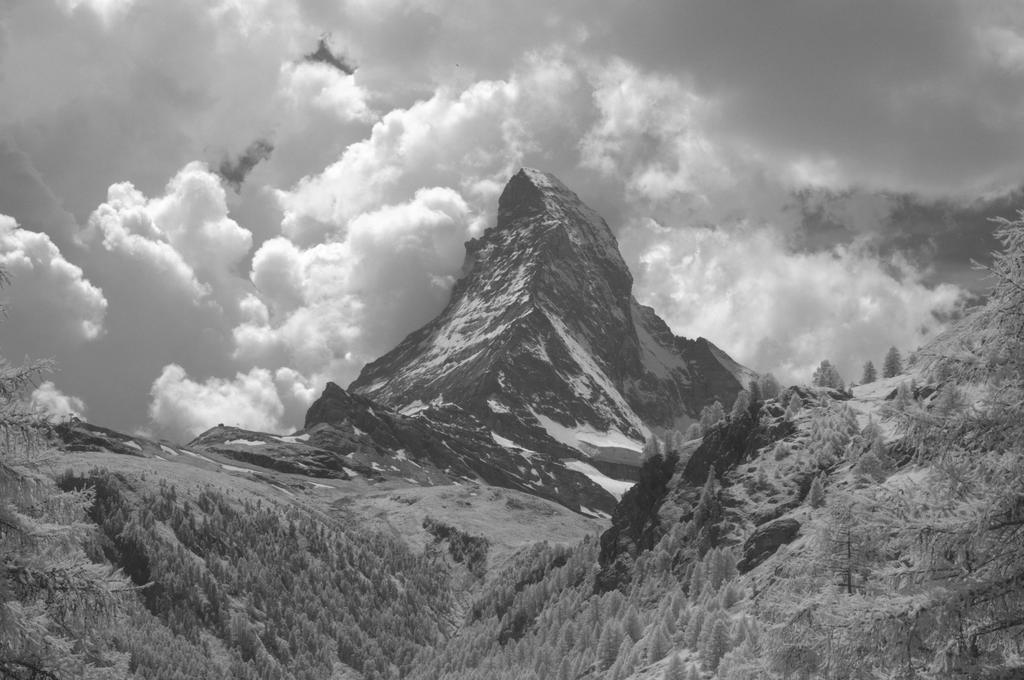
%> input picture image_fusion/0000_nir.tiff, 1024 x 680 px
$ octave --eval "result = MAD_segment(imread('0000_nir.tiff'));"   (GNU Octave 9; MATLAB toolbox functions it lacks are replaced by stand-ins)
%> lines starting %> are read from the running program, lines starting %| are printed output that depends on the picture; in (x1, y1, x2, y2) boxes, pixels count from 0 and x2, y2 are one past the last pixel; in counts of white or black regions, pixels touching at a corner belong together; the program's own positions count from 1
%% Segmentation of MAD Images to detect new objects
function I_out = MAD_segment(I)

%% Detect Entire Cell
edge_method ='canny';   %% For Forest marius
% edge_method ='sobel';   %% For arch garden puppet
[junk threshold] = edge(I, edge_method);
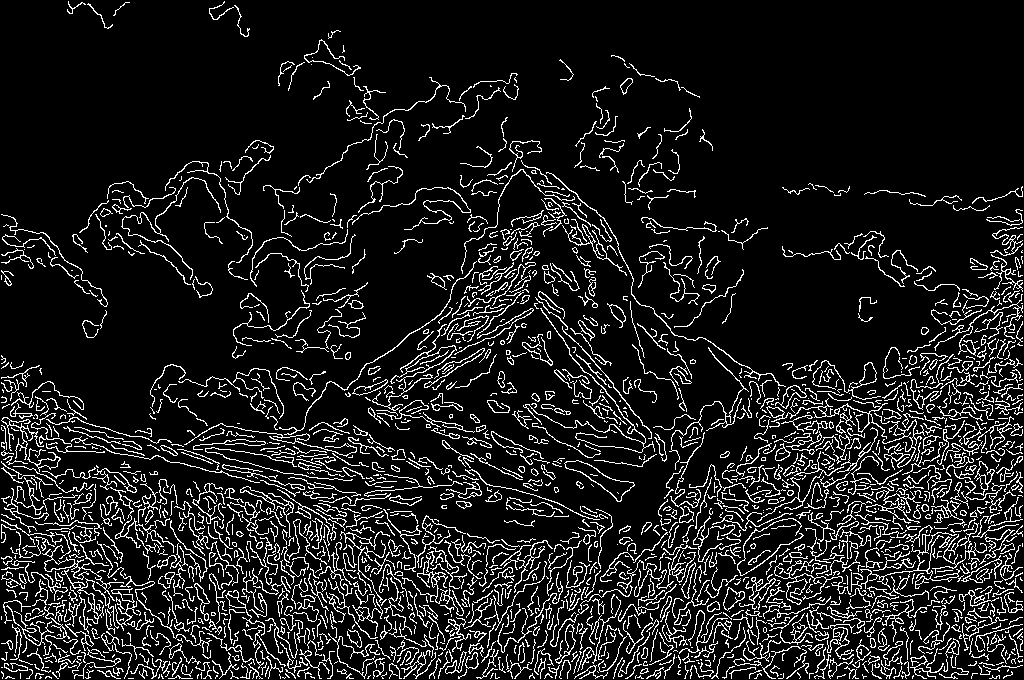
%> junk: size 680x1024 logical; 11.2% white in thin lines or dots
%> threshold = [0.0602 0.15]
fudgeFactor = 1 ;
BWs = edge(mat2gray(I),edge_method, threshold * fudgeFactor);
% figure, imshow(BWs), title('binary gradient mask');

%% Dilate the Image
% se90 = strel('line', 7, 90);
% se0 = strel('line', 7, 0);
se90 = strel('square', 7);         % forest 3 Puppet 10/7 arch 7 Garden 7 marius 5 park 5
se0 = strel('square', 7);
BWsdil = imdilate(BWs, [se90 se0]);
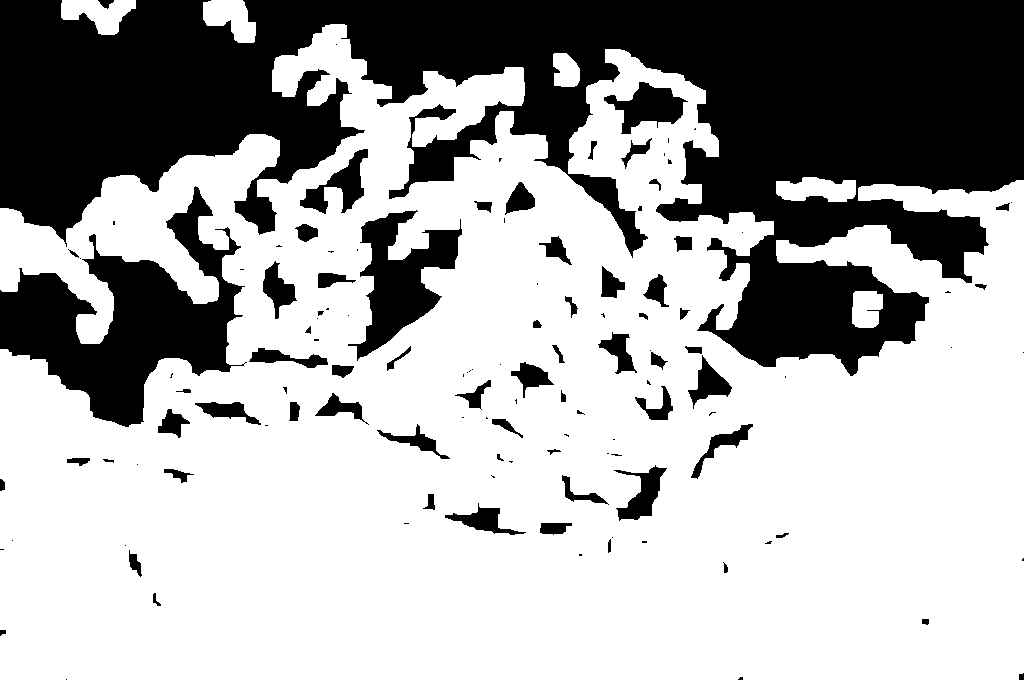
%> BWsdil: size 680x1024 logical; 66.6% white; 125 black regions (59 under 20 px), largest, box (x1, y1, x2, y2) and area: (0, 0, 1024, 376) 180423, (0, 186, 247, 427) 24479, (348, 210, 462, 361) 7206
% figure, imshow(BWsdil), title('dilated gradient mask');

%% Fill Interior Gaps
BWdfill = imfill(BWsdil, 'holes');
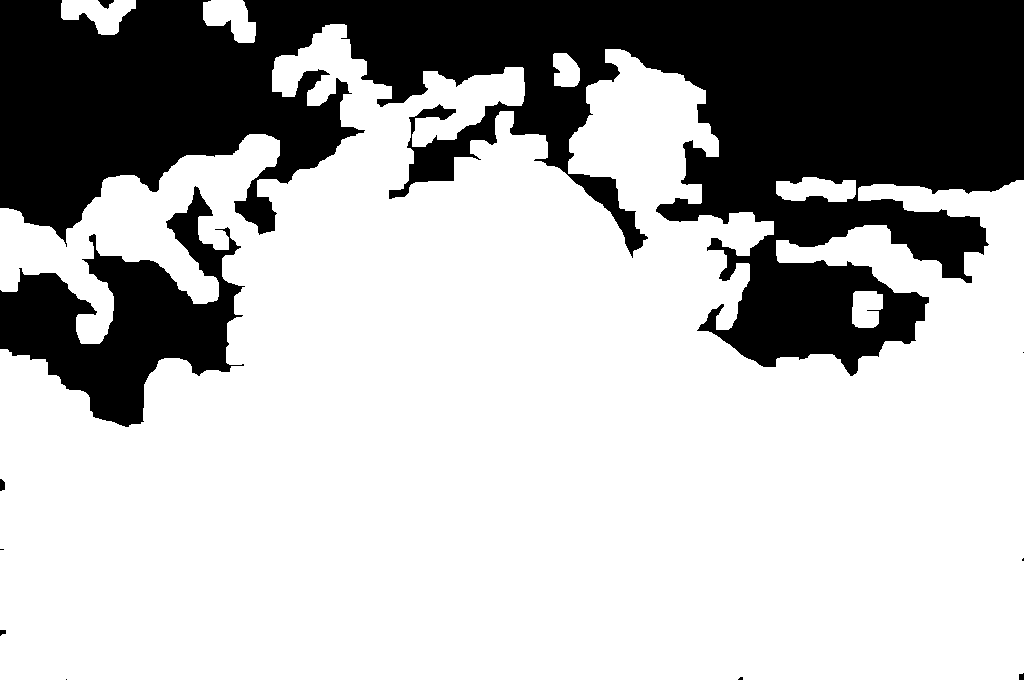
%> BWdfill: size 680x1024 logical; 70.5% white; 11 black regions (5 under 20 px), largest, box (x1, y1, x2, y2) and area: (0, 0, 1024, 376) 180423, (0, 186, 245, 427) 24476, (98, 0, 114, 9) 82, (0, 479, 5, 491) 51, (1019, 673, 1024, 680) 31, (0, 630, 6, 636) 27
% figure, imshow(BWdfill); title('binary image with filled holes');

% %% Remove Connected Objects on Border
% BWnobord = imclearborder(BWdfill, 4);
% % figure, imshow(BWnobord), title('cleared border image');
BWnobord = BWdfill;

%% Smoothen the Object
seD = strel('diamond',5);
BWfinal = imerode(BWnobord,seD);
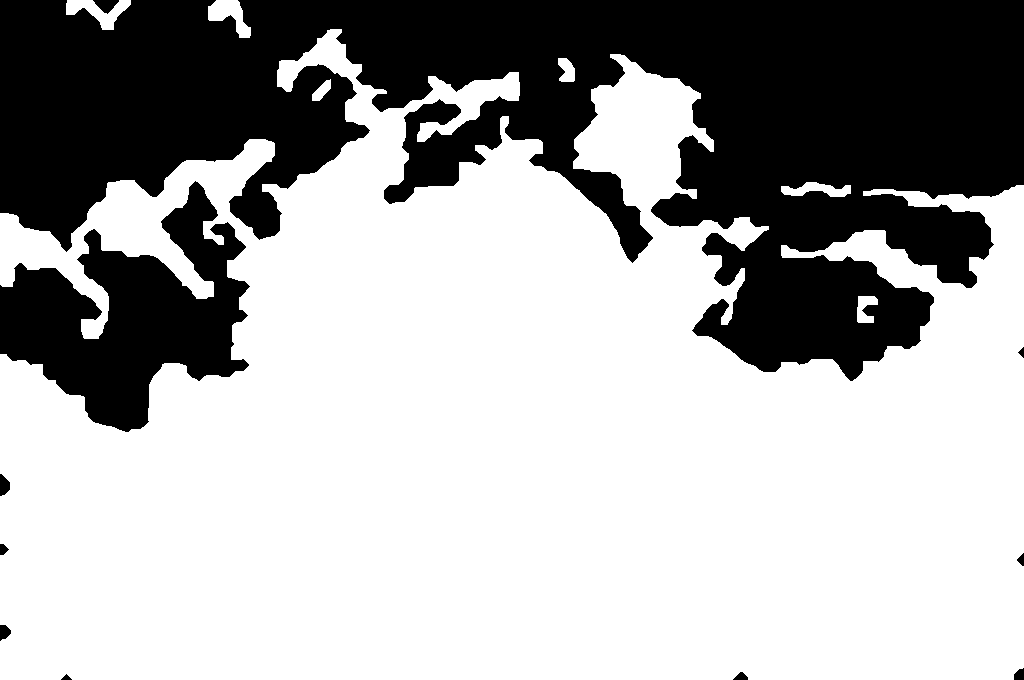
%> BWfinal: size 680x1024 logical; 65.9% white; 11 black regions, largest, box (x1, y1, x2, y2) and area: (0, 0, 1024, 381) 205424, (0, 181, 250, 432) 30943, (93, 0, 119, 14) 211
BWfinal = imerode(BWfinal,seD);
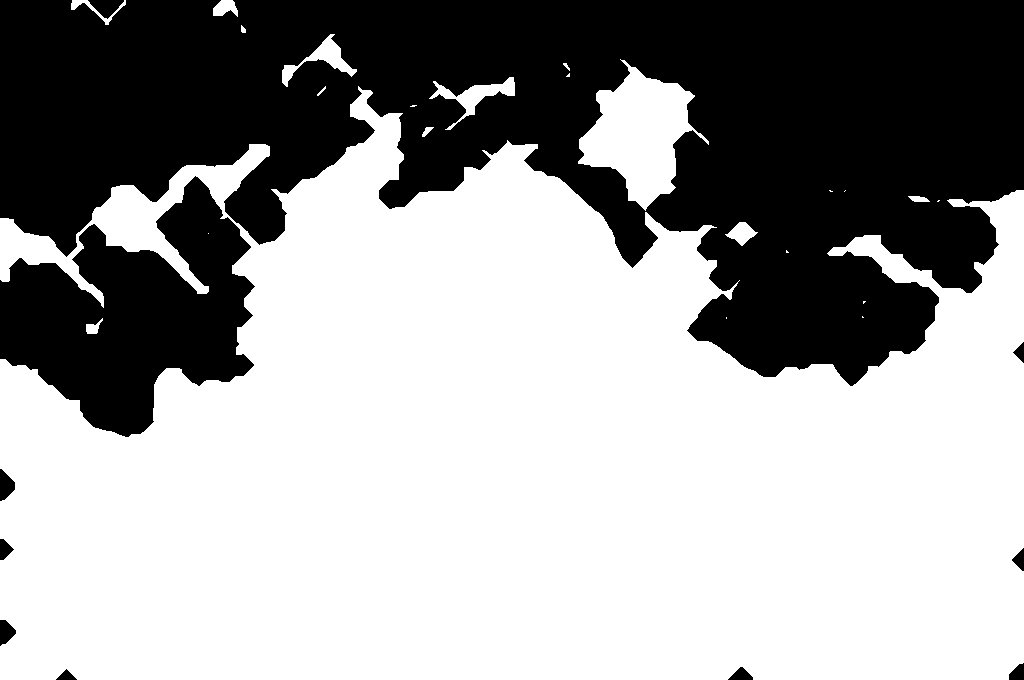
%> BWfinal: size 680x1024 logical; 61.9% white; 11 black regions, largest, box (x1, y1, x2, y2) and area: (0, 0, 1024, 386) 226619, (0, 176, 255, 437) 36794, (88, 0, 124, 19) 386
% figure, imshow(BWfinal), title('segmented image');

I_out = BWfinal;

$ run again, on image_fusion/0001_nir.tiff
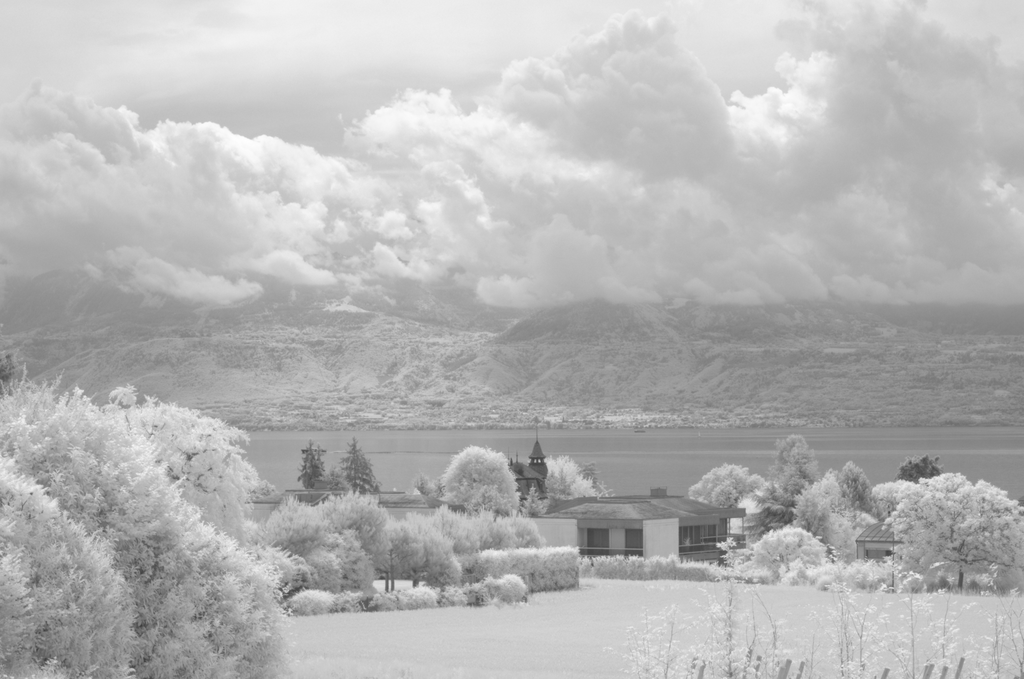
%> input picture image_fusion/0001_nir.tiff, 1024 x 679 px
%> in MAD_segment, `[junk threshold] = edge(I, edge_method);`:
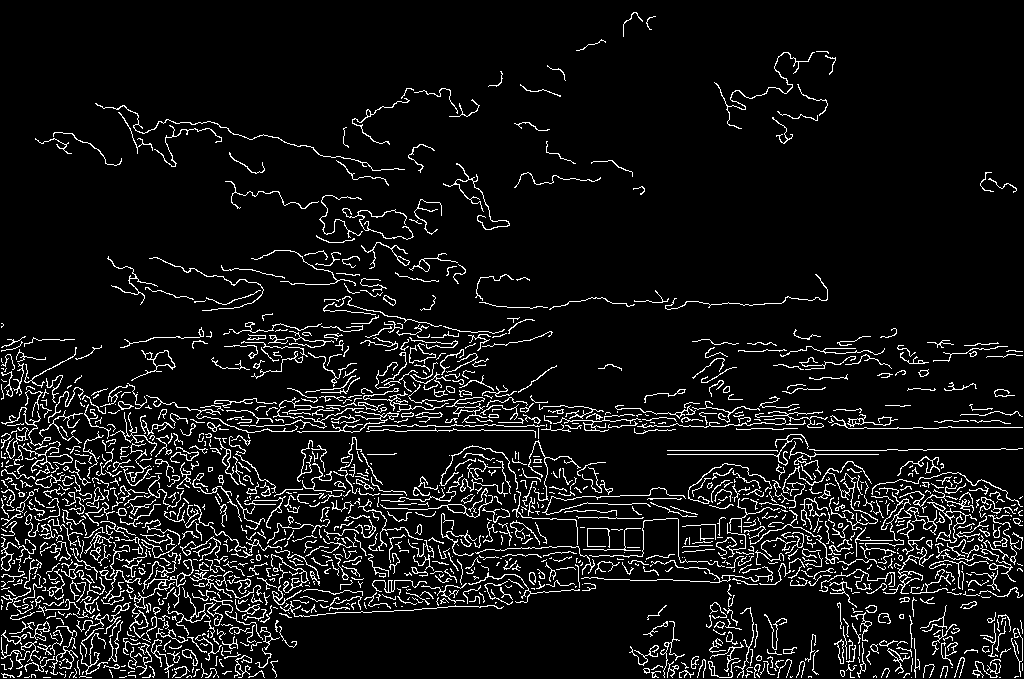
%> junk: size 679x1024 logical; 7.9% white in thin lines or dots
%> threshold = [0.0539 0.135]
%> BWsdil: size 679x1024 logical; 52.5% white; 86 black regions (39 under 20 px), largest, box (x1, y1, x2, y2) and area: (0, 0, 1024, 404) 270878, (277, 586, 721, 679) 25917, (546, 433, 769, 489) 5186
%> BWdfill: size 679x1024 logical; 55.7% white; 14 black regions (4 under 20 px), largest, box (x1, y1, x2, y2) and area: (0, 0, 1024, 404) 270877, (277, 586, 721, 679) 25917, (801, 360, 1024, 422) 4532
%> in MAD_segment, `BWfinal = imerode(BWfinal,seD);`:
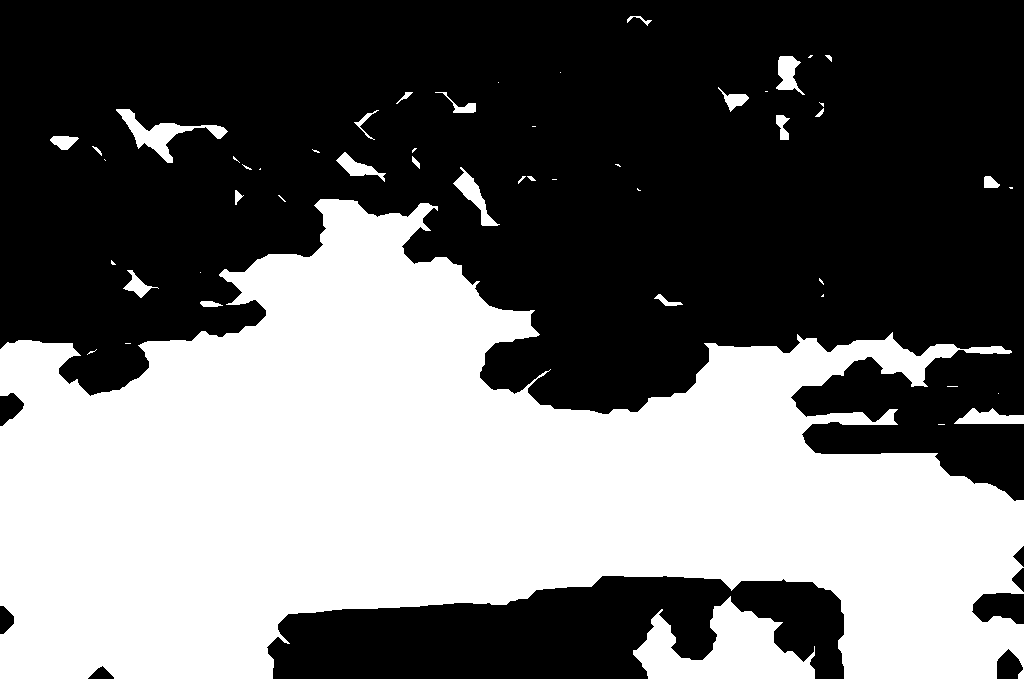
%> BWfinal: size 679x1024 logical; 42.5% white; 51 white regions (26 under 20 px), largest, box (x1, y1, x2, y2) and area: (0, 199, 1024, 679) 281373, (633, 596, 815, 679) 7882, (116, 109, 228, 163) 1567
